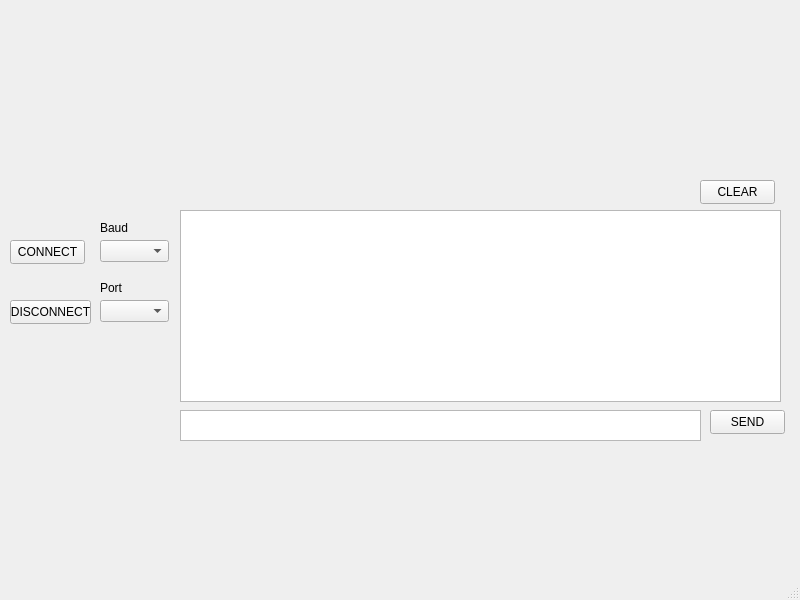
<?xml version="1.0" encoding="UTF-8"?>
<ui version="4.0">
 <class>MainWindow</class>
 <widget class="QMainWindow" name="MainWindow">
  <property name="geometry">
   <rect>
    <x>0</x>
    <y>0</y>
    <width>800</width>
    <height>600</height>
   </rect>
  </property>
  <property name="windowTitle">
   <string>MainWindow</string>
  </property>
  <widget class="QWidget" name="centralwidget">
   <widget class="QPushButton" name="connect_Button">
    <property name="geometry">
     <rect>
      <x>10</x>
      <y>240</y>
      <width>75</width>
      <height>24</height>
     </rect>
    </property>
    <property name="text">
     <string>CONNECT</string>
    </property>
   </widget>
   <widget class="QComboBox" name="baud_List">
    <property name="geometry">
     <rect>
      <x>100</x>
      <y>240</y>
      <width>69</width>
      <height>22</height>
     </rect>
    </property>
   </widget>
   <widget class="QLabel" name="label">
    <property name="geometry">
     <rect>
      <x>100</x>
      <y>220</y>
      <width>49</width>
      <height>16</height>
     </rect>
    </property>
    <property name="text">
     <string>Baud</string>
    </property>
   </widget>
   <widget class="QComboBox" name="port_List">
    <property name="geometry">
     <rect>
      <x>100</x>
      <y>300</y>
      <width>69</width>
      <height>22</height>
     </rect>
    </property>
   </widget>
   <widget class="QPushButton" name="disconnect_Button">
    <property name="geometry">
     <rect>
      <x>10</x>
      <y>300</y>
      <width>81</width>
      <height>24</height>
     </rect>
    </property>
    <property name="text">
     <string>DISCONNECT</string>
    </property>
   </widget>
   <widget class="QLabel" name="label_2">
    <property name="geometry">
     <rect>
      <x>100</x>
      <y>280</y>
      <width>49</width>
      <height>16</height>
     </rect>
    </property>
    <property name="text">
     <string>Port</string>
    </property>
   </widget>
   <widget class="QPushButton" name="send_Button">
    <property name="geometry">
     <rect>
      <x>710</x>
      <y>410</y>
      <width>75</width>
      <height>24</height>
     </rect>
    </property>
    <property name="text">
     <string>SEND</string>
    </property>
   </widget>
   <widget class="QPushButton" name="clear_Button">
    <property name="geometry">
     <rect>
      <x>700</x>
      <y>180</y>
      <width>75</width>
      <height>24</height>
     </rect>
    </property>
    <property name="text">
     <string>CLEAR</string>
    </property>
   </widget>
   <widget class="QTextBrowser" name="textBrowser">
    <property name="geometry">
     <rect>
      <x>180</x>
      <y>210</y>
      <width>601</width>
      <height>192</height>
     </rect>
    </property>
   </widget>
   <widget class="QTextEdit" name="send_Text">
    <property name="geometry">
     <rect>
      <x>180</x>
      <y>410</y>
      <width>521</width>
      <height>31</height>
     </rect>
    </property>
   </widget>
   <widget class="QLabel" name="label_3">
    <property name="geometry">
     <rect>
      <x>10</x>
      <y>20</y>
      <width>211</width>
      <height>161</height>
     </rect>
    </property>
    <property name="styleSheet">
     <string notr="true">image: url(:/myImage/geladeira.jpg)</string>
    </property>
    <property name="text">
     <string/>
    </property>
   </widget>
  </widget>
  <widget class="QMenuBar" name="menubar">
   <property name="geometry">
    <rect>
     <x>0</x>
     <y>0</y>
     <width>800</width>
     <height>22</height>
    </rect>
   </property>
  </widget>
  <widget class="QStatusBar" name="statusbar"/>
 </widget>
 <resources>
  <include location="image.qrc"/>
 </resources>
 <connections/>
</ui>
